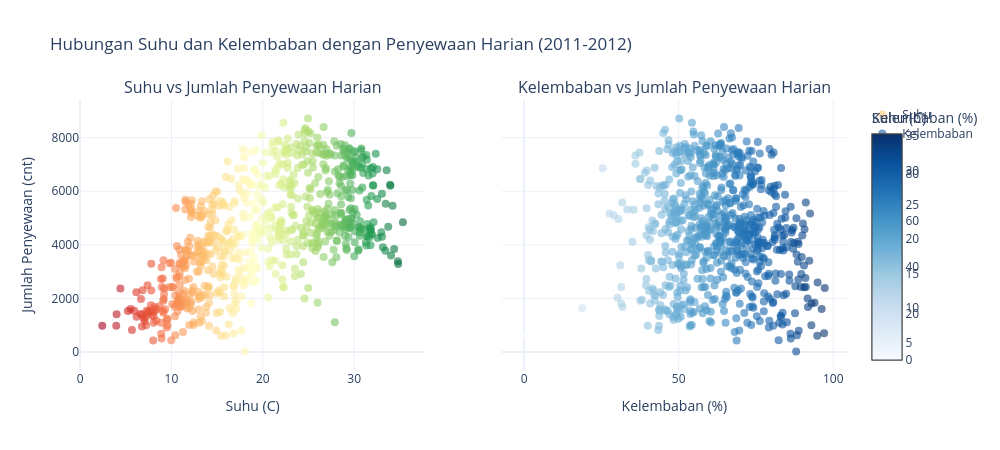
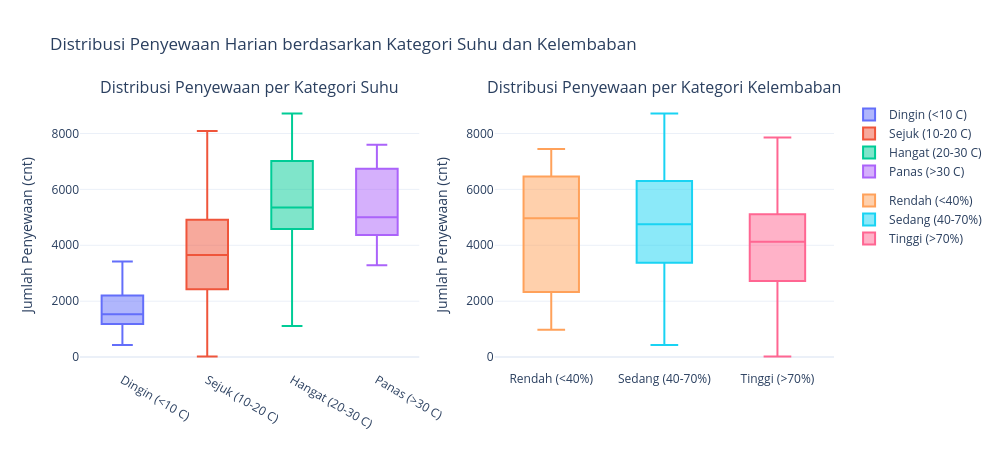

The code cell stored with these charts, in order, in its notebook:
### Markdown cell above
### Pertanyaan 2:

### Code cell
# ============================================
# VISUALISASI PERTANYAAN 2
# ============================================

# Scatter plot suhu dan kelembaban vs penyewaan
fig = make_subplots(
    rows=1, cols=2,
    subplot_titles=('Suhu vs Jumlah Penyewaan Harian', 'Kelembaban vs Jumlah Penyewaan Harian'),
    shared_yaxes=True
)

fig.add_trace(
    go.Scatter(
        x=day_clean['temp_c'],
        y=day_clean['cnt'],
        mode='markers',
        marker=dict(
            color=day_clean['temp_c'],
            colorscale='RdYlGn',
            size=8,
            opacity=0.6,
            colorbar=dict(title='Suhu (C)')
        ),
        name='Suhu',
        text=[f"{d.date()} | {t:.1f}C | {c} sewaan" for d, t, c in zip(day_clean['dteday'], day_clean['temp_c'], day_clean['cnt'])],
        hovertemplate='%{text}<extra></extra>'
    ),
    row=1, col=1
)

fig.add_trace(
    go.Scatter(
        x=day_clean['hum_pct'],
        y=day_clean['cnt'],
        mode='markers',
        marker=dict(
            color=day_clean['hum_pct'],
            colorscale='Blues',
            size=8,
            opacity=0.6,
            colorbar=dict(title='Kelembaban (%)')
        ),
        name='Kelembaban',
        text=[f"{d.date()} | {h:.1f}% | {c} sewaan" for d, h, c in zip(day_clean['dteday'], day_clean['hum_pct'], day_clean['cnt'])],
        hovertemplate='%{text}<extra></extra>'
    ),
    row=1, col=2
)

fig.update_layout(
    title='Hubungan Suhu dan Kelembaban dengan Penyewaan Harian (2011-2012)',
    template='plotly_white',
    width=1000,
    height=450
)
fig.update_xaxes(title_text='Suhu (C)', row=1, col=1)
fig.update_xaxes(title_text='Kelembaban (%)', row=1, col=2)
fig.update_yaxes(title_text='Jumlah Penyewaan (cnt)', row=1, col=1)

fig.show()

# Boxplot distribusi per kategori
fig2 = make_subplots(
    rows=1, cols=2,
    subplot_titles=('Distribusi Penyewaan per Kategori Suhu', 'Distribusi Penyewaan per Kategori Kelembaban')
)

temp_order = ['Dingin (<10 C)', 'Sejuk (10-20 C)', 'Hangat (20-30 C)', 'Panas (>30 C)']
for cat in temp_order:
    data = day_clean[day_clean['temp_category'] == cat]['cnt']
    if len(data) > 0:
        fig2.add_trace(go.Box(y=data, name=cat, legendgroup='temp'), row=1, col=1)

hum_order = ['Rendah (<40%)', 'Sedang (40-70%)', 'Tinggi (>70%)']
for cat in hum_order:
    data = day_clean[day_clean['hum_category'] == cat]['cnt']
    if len(data) > 0:
        fig2.add_trace(go.Box(y=data, name=cat, legendgroup='hum'), row=1, col=2)

fig2.update_layout(
    title='Distribusi Penyewaan Harian berdasarkan Kategori Suhu dan Kelembaban',
    template='plotly_white',
    width=1000,
    height=450
)
fig2.update_yaxes(title_text='Jumlah Penyewaan (cnt)')

fig2.show()

print(f"Korelasi suhu vs cnt      : {day_clean['temp_c'].corr(day_clean['cnt']):.3f}")
print(f"Korelasi kelembaban vs cnt : {day_clean['hum_pct'].corr(day_clean['cnt']):.3f}")

### Figure 1 — Plotly figure (JSON) as saved in the notebook; plotly's stock layout.template omitted (floating-point values rounded to 4 significant figures; data arrays with more than 128 entries replaced by an {"elided": "..."} marker saying what was removed)
{"data": [{"hovertemplate": "%{text}<extra></extra>", "marker": {"color": {"elided": "731 float values"}, "colorbar": {"title": {"text": "Suhu (C)"}}, "colorscale": [[0, "rgb(165,0,38)"], [0.1, "rgb(215,48,39)"], [0.2, "rgb(244,109,67)"], [0.3, "rgb(253,174,97)"], [0.4, "rgb(254,224,139)"], [0.5, "rgb(255,255,191)"], [0.6, "rgb(217,239,139)"], [0.7, "rgb(166,217,106)"], [0.8, "rgb(102,189,99)"], [0.9, "rgb(26,152,80)"], [1, "rgb(0,104,55)"]], "opacity": 0.6, "size": 8}, "mode": "markers", "name": "Suhu", "text": {"elided": "731 str values"}, "type": "scatter", "x": {"elided": "731 float values"}, "xaxis": "x", "y": {"elided": "731 int values"}, "yaxis": "y"}, {"hovertemplate": "%{text}<extra></extra>", "marker": {"color": {"elided": "731 float values"}, "colorbar": {"title": {"text": "Kelembaban (%)"}}, "colorscale": [[0, "rgb(247,251,255)"], [0.125, "rgb(222,235,247)"], [0.25, "rgb(198,219,239)"], [0.375, "rgb(158,202,225)"], [0.5, "rgb(107,174,214)"], [0.625, "rgb(66,146,198)"], [0.75, "rgb(33,113,181)"], [0.875, "rgb(8,81,156)"], [1, "rgb(8,48,107)"]], "opacity": 0.6, "size": 8}, "mode": "markers", "name": "Kelembaban", "text": {"elided": "731 str values"}, "type": "scatter", "x": {"elided": "731 float values"}, "xaxis": "x2", "y": {"elided": "731 int values"}, "yaxis": "y2"}], "layout": {"annotations": [{"font": {"size": 16}, "showarrow": false, "text": "Suhu vs Jumlah Penyewaan Harian", "x": 0.225, "xanchor": "center", "xref": "paper", "y": 1, "yanchor": "bottom", "yref": "paper"}, {"font": {"size": 16}, "showarrow": false, "text": "Kelembaban vs Jumlah Penyewaan Harian", "x": 0.775, "xanchor": "center", "xref": "paper", "y": 1, "yanchor": "bottom", "yref": "paper"}], "height": 450, "title": {"text": "Hubungan Suhu dan Kelembaban dengan Penyewaan Harian (2011-2012)"}, "width": 1000, "xaxis": {"anchor": "y", "domain": [0, 0.45], "title": {"text": "Suhu (C)"}}, "xaxis2": {"anchor": "y2", "domain": [0.55, 1], "title": {"text": "Kelembaban (%)"}}, "yaxis": {"anchor": "x", "domain": [0, 1], "title": {"text": "Jumlah Penyewaan (cnt)"}}, "yaxis2": {"anchor": "x2", "domain": [0, 1], "matches": "y", "showticklabels": false}}}

### Figure 2 — Plotly figure (JSON) as saved in the notebook; plotly's stock layout.template omitted (floating-point values rounded to 4 significant figures; data arrays with more than 128 entries replaced by an {"elided": "..."} marker saying what was removed)
{"data": [{"legendgroup": "temp", "name": "Dingin (<10 C)", "type": "box", "xaxis": "x", "y": [1349, 1562, 1600, 1606, 1510, 959, 822, 1321, 1263, 1162, 1406, 1421, 1248, 1204, 1000, 683, 1543, 981, 986, 1416, 1985, 506, 431, 1167, 1098, 1096, 1501, 1360, 1550, 1708, 1005, 1530, 1605, 1538, 1746, 1472, 1450, 1917, 1685, 2743, 3310, 2431, 2236, 2368, 2376, 2493, 2311, 2298, 3292, 3163, 1301, 1977, 2432, 2169, 1529, 3422, 3333, 920, 441, 2729], "yaxis": "y"}, {"legendgroup": "temp", "name": "Sejuk (10-20 C)", "type": "box", "xaxis": "x", "y": {"elided": "299 int values"}, "yaxis": "y"}, {"legendgroup": "temp", "name": "Hangat (20-30 C)", "type": "box", "xaxis": "x", "y": {"elided": "300 int values"}, "yaxis": "y"}, {"legendgroup": "temp", "name": "Panas (>30 C)", "type": "box", "xaxis": "x", "y": [4098, 3982, 3974, 4401, 3915, 4586, 4507, 4648, 5119, 4665, 4592, 5336, 4881, 4086, 4258, 4342, 4458, 4541, 4332, 3784, 3387, 3285, 3606, 3840, 4590, 4656, 4390, 3846, 4475, 4302, 4266, 4845, 3785, 4326, 4602, 4780, 6211, 5905, 5823, 6891, 6879, 5463, 5687, 5531, 6227, 6660, 7403, 6241, 6207, 4840, 4672, 6031, 6830, 6786, 5713, 6591, 6966, 7592, 6861, 6904, 6685, 7261, 7175, 6824, 5464, 7013, 7273, 7534, 7286, 7350, 6140, 7112], "yaxis": "y"}, {"legendgroup": "hum", "name": "Rendah (<40%)", "type": "box", "xaxis": "x2", "y": [981, 1913, 1815, 1635, 1685, 3117, 2496, 2028, 2425, 4968, 5312, 5362, 1951, 3243, 2732, 4363, 4118, 5102, 6772, 6457, 6460, 6857, 5169, 5585, 6691, 7030, 7442, 7335, 5315], "yaxis": "y2"}, {"legendgroup": "hum", "name": "Sedang (40-70%)", "type": "box", "xaxis": "x2", "y": {"elided": "470 int values"}, "yaxis": "y2"}, {"legendgroup": "hum", "name": "Tinggi (>70%)", "type": "box", "xaxis": "x2", "y": {"elided": "231 int values"}, "yaxis": "y2"}], "layout": {"annotations": [{"font": {"size": 16}, "showarrow": false, "text": "Distribusi Penyewaan per Kategori Suhu", "x": 0.225, "xanchor": "center", "xref": "paper", "y": 1, "yanchor": "bottom", "yref": "paper"}, {"font": {"size": 16}, "showarrow": false, "text": "Distribusi Penyewaan per Kategori Kelembaban", "x": 0.775, "xanchor": "center", "xref": "paper", "y": 1, "yanchor": "bottom", "yref": "paper"}], "height": 450, "title": {"text": "Distribusi Penyewaan Harian berdasarkan Kategori Suhu dan Kelembaban"}, "width": 1000, "xaxis": {"anchor": "y", "domain": [0, 0.45]}, "xaxis2": {"anchor": "y2", "domain": [0.55, 1]}, "yaxis": {"anchor": "x", "domain": [0, 1], "title": {"text": "Jumlah Penyewaan (cnt)"}}, "yaxis2": {"anchor": "x2", "domain": [0, 1], "title": {"text": "Jumlah Penyewaan (cnt)"}}}}
